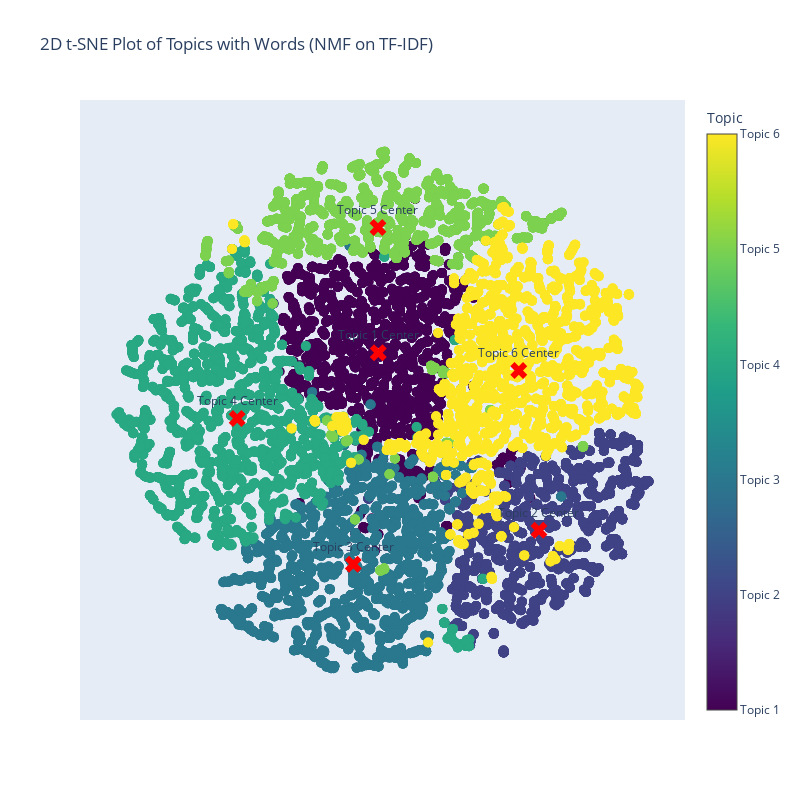

The notebook cell saved with this chart:
### Code cell
# Plot the 2D t-SNE for NMF topics
plot_tsne_nmf_topics(nmf_model, tfidf_matrix, topic_matrix, feature_names)

### Figure 1 — Plotly figure (JSON) as saved in the notebook; plotly's stock layout.template omitted (floating-point values rounded to 4 significant figures; data arrays with more than 128 entries replaced by an {"elided": "..."} marker saying what was removed)
{"data": [{"hoverinfo": "text", "marker": {"color": {"elided": "26730 int values"}, "colorbar": {"ticktext": ["Topic 1", "Topic 2", "Topic 3", "Topic 4", "Topic 5", "Topic 6"], "tickvals": [1, 2, 3, 4, 5, 6], "title": {"text": "Topic"}}, "colorscale": [[0, "#440154"], [0.1111, "#482878"], [0.2222, "#3e4989"], [0.3333, "#31688e"], [0.4444, "#26828e"], [0.5556, "#1f9e89"], [0.6667, "#35b779"], [0.7778, "#6ece58"], [0.8889, "#b5de2b"], [1, "#fde725"]], "showscale": true, "size": 10}, "mode": "markers", "text": {"elided": "26730 str values"}, "type": "scatter", "x": {"elided": "26730 float values"}, "y": {"elided": "26730 float values"}}, {"hoverinfo": "text", "marker": {"color": "red", "size": 15, "symbol": "x"}, "mode": "markers+text", "name": "Topic 1 Center", "text": ["Topic 1 Center"], "textposition": "top center", "type": "scatter", "x": [-7.089], "y": [29.02]}, {"hoverinfo": "text", "marker": {"color": "red", "size": 15, "symbol": "x"}, "mode": "markers+text", "name": "Topic 2 Center", "text": ["Topic 2 Center"], "textposition": "top center", "type": "scatter", "x": [65.63], "y": [-51.34]}, {"hoverinfo": "text", "marker": {"color": "red", "size": 15, "symbol": "x"}, "mode": "markers+text", "name": "Topic 3 Center", "text": ["Topic 3 Center"], "textposition": "top center", "type": "scatter", "x": [-18.39], "y": [-66.73]}, {"hoverinfo": "text", "marker": {"color": "red", "size": 15, "symbol": "x"}, "mode": "markers+text", "name": "Topic 4 Center", "text": ["Topic 4 Center"], "textposition": "top center", "type": "scatter", "x": [-70.96], "y": [-0.7426]}, {"hoverinfo": "text", "marker": {"color": "red", "size": 15, "symbol": "x"}, "mode": "markers+text", "name": "Topic 5 Center", "text": ["Topic 5 Center"], "textposition": "top center", "type": "scatter", "x": [-7.231], "y": [85.77]}, {"hoverinfo": "text", "marker": {"color": "red", "size": 15, "symbol": "x"}, "mode": "markers+text", "name": "Topic 6 Center", "text": ["Topic 6 Center"], "textposition": "top center", "type": "scatter", "x": [56.5], "y": [20.99]}, {"marker": {"color": 1, "colorscale": [[0, "#440154"], [0.1111, "#482878"], [0.2222, "#3e4989"], [0.3333, "#31688e"], [0.4444, "#26828e"], [0.5556, "#1f9e89"], [0.6667, "#35b779"], [0.7778, "#6ece58"], [0.8889, "#b5de2b"], [1, "#fde725"]], "size": 10}, "mode": "markers", "name": "Topic 1", "type": "scatter", "x": [null], "y": [null]}, {"marker": {"color": 2, "colorscale": [[0, "#440154"], [0.1111, "#482878"], [0.2222, "#3e4989"], [0.3333, "#31688e"], [0.4444, "#26828e"], [0.5556, "#1f9e89"], [0.6667, "#35b779"], [0.7778, "#6ece58"], [0.8889, "#b5de2b"], [1, "#fde725"]], "size": 10}, "mode": "markers", "name": "Topic 2", "type": "scatter", "x": [null], "y": [null]}, {"marker": {"color": 3, "colorscale": [[0, "#440154"], [0.1111, "#482878"], [0.2222, "#3e4989"], [0.3333, "#31688e"], [0.4444, "#26828e"], [0.5556, "#1f9e89"], [0.6667, "#35b779"], [0.7778, "#6ece58"], [0.8889, "#b5de2b"], [1, "#fde725"]], "size": 10}, "mode": "markers", "name": "Topic 3", "type": "scatter", "x": [null], "y": [null]}, {"marker": {"color": 4, "colorscale": [[0, "#440154"], [0.1111, "#482878"], [0.2222, "#3e4989"], [0.3333, "#31688e"], [0.4444, "#26828e"], [0.5556, "#1f9e89"], [0.6667, "#35b779"], [0.7778, "#6ece58"], [0.8889, "#b5de2b"], [1, "#fde725"]], "size": 10}, "mode": "markers", "name": "Topic 4", "type": "scatter", "x": [null], "y": [null]}, {"marker": {"color": 5, "colorscale": [[0, "#440154"], [0.1111, "#482878"], [0.2222, "#3e4989"], [0.3333, "#31688e"], [0.4444, "#26828e"], [0.5556, "#1f9e89"], [0.6667, "#35b779"], [0.7778, "#6ece58"], [0.8889, "#b5de2b"], [1, "#fde725"]], "size": 10}, "mode": "markers", "name": "Topic 5", "type": "scatter", "x": [null], "y": [null]}, {"marker": {"color": 6, "colorscale": [[0, "#440154"], [0.1111, "#482878"], [0.2222, "#3e4989"], [0.3333, "#31688e"], [0.4444, "#26828e"], [0.5556, "#1f9e89"], [0.6667, "#35b779"], [0.7778, "#6ece58"], [0.8889, "#b5de2b"], [1, "#fde725"]], "size": 10}, "mode": "markers", "name": "Topic 6", "type": "scatter", "x": [null], "y": [null]}], "layout": {"height": 800, "hovermode": "closest", "showlegend": false, "title": {"text": "2D t-SNE Plot of Topics with Words (NMF on TF-IDF)"}, "width": 800, "xaxis": {"scaleanchor": "y", "scaleratio": 1, "visible": false}, "yaxis": {"visible": false}}}
